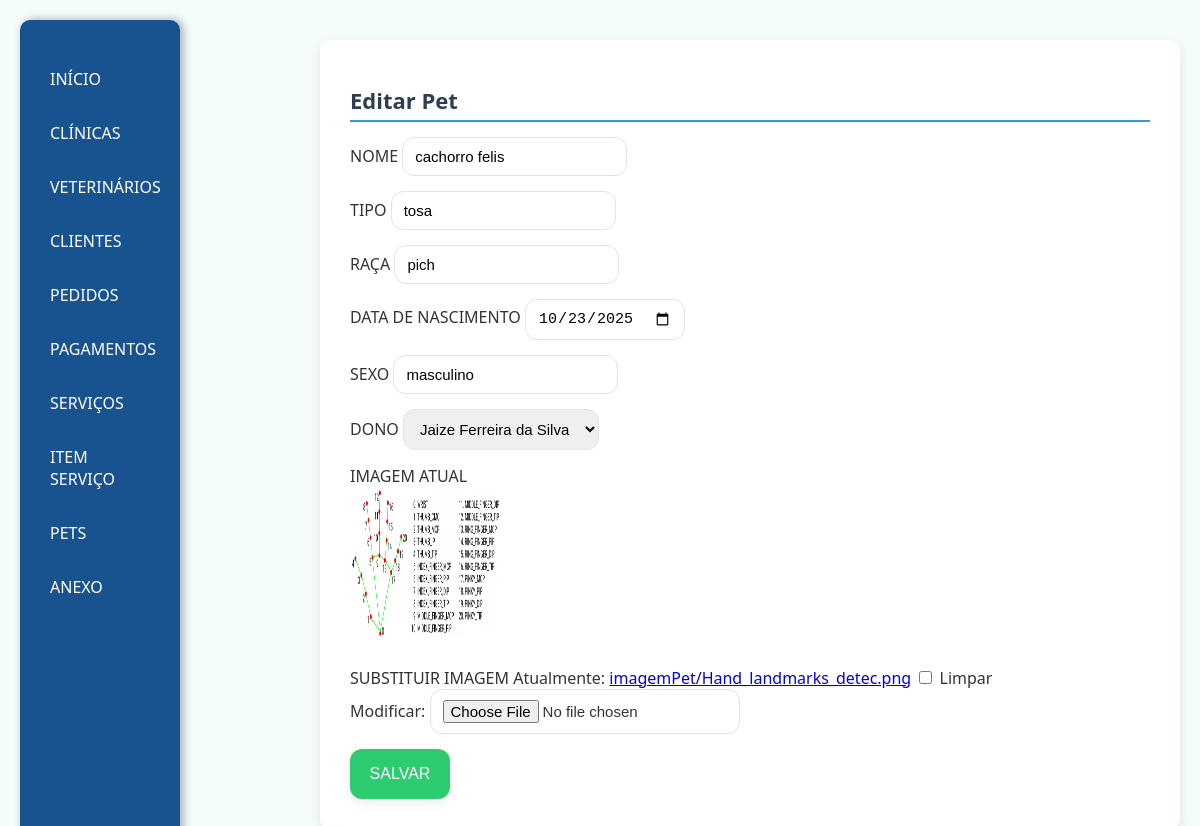
The page /editarPet/3/ on the database its author committed.
### app/models.py (models this page shows, shortened)
class Pet(models.Model):
    nome = models.CharField(max_length=50)
    tipo = models.CharField(max_length=50)
    raca = models.CharField(max_length=50, blank=True)
    dataNascimento = models.DateField(auto_now=False, auto_now_add=False)
    sexo = models.CharField(max_length=50)
    idDono = models.ForeignKey(Cliente, on_delete=models.CASCADE)
    imagemPet = models.ImageField(upload_to='imagemPet', null=True, blank=True)

### app/views.py (the view)
# urls.py: path('editarPet/<int:id>/', views.editarPet, name='editarPet'),
def editarPet(request, id):
    petEditar = get_object_or_404(Pet, pk=id)
    formulario = CadastroPet_MF(request.POST or None, request.FILES or None, instance=petEditar,)
    if formulario.is_valid():
        formulario.save()
        return redirect('pet')
    return render(request, 'pet/editarPet.html', {
        "formulario": formulario,
        "pet": petEditar
    })

### app/forms.py (shortened to what this page needs)
class CadastroPet_MF(forms.ModelForm):
    class Meta:
        model = Pet
        fields = '__all__'
        widgets = {
            "nome": forms.TextInput(attrs={"class": "formulario"}),
            "tipo": forms.TextInput(attrs={"class": "formulario"}),
            "raca": forms.TextInput(attrs={"class": "formulario"}),
            "dataNascimento": forms.DateInput(attrs={"class": "formulario", "type": "date"},  format="%Y-%m-%d"),
            "sexo": forms.TextInput(attrs={"class": "formulario"}),
            "idDono": forms.Select(attrs={"class": "formulario"}),
            "imagemPet": forms.ClearableFileInput(attrs={"class": "formulario"}),
        }

### app/models.py (called while the page is built)
    def __str__(self):
        return self.nome

### app/templates/pet/editarPet.html (shortened to what this page needs)
{% extends 'base.html' %}
{% load static %}
{% block estiloCss %}
<link rel="stylesheet" href="{% static 'css/padrao.css' %}">
{% endblock %}
{% block conteudo %}
<div class="cont">
    <h1>Editar Pet</h1>
    <form method="POST" enctype="multipart/form-data">
        <div>
            <label>NOME</label>
            {{ formulario.nome }}
        </div>
        <div>
            <label>TIPO</label>
            {{ formulario.tipo }}
        </div>
        <div>
            <label>RAÇA</label>
            {{ formulario.raca }}
        </div>
        <div>
            <label>DATA DE NASCIMENTO</label>
            {{ formulario.dataNascimento }}
        </div>
        <div>
            <label>SEXO</label>
            {{ formulario.sexo }}
        </div>
        <div>
            <label>DONO</label>
            {{ formulario.idDono }}
        </div>
         <div>
            <label>IMAGEM ATUAL</label><br>
            {% if pet.imagemPet %}
                <img src="{{ pet.imagemPet.url }}" alt="Imagem do pet" width="150px" height="150px">
            {% else %}
                <p>Nenhuma imagem cadastrada.</p>
            {% endif %}
        </div>
        <div style="margin-top:10px;">
            <label>SUBSTITUIR IMAGEM</label>
            {{ formulario.imagemPet }}
        </div>
        <button type="submit">SALVAR</button>
    </form>
</div>
{% endblock %}

### app/static/css/base.css (style rules this page uses)
body { font-family: 'Segoe UI', sans-serif; background-color: #f4fdfc; margin: 0; padding: 20px; color: #333; display: flex; justify-content: space-between; }
form button { background-color: #2ecc71; color: #fff; border: none; padding: 12px 0; font-size: 16px; font-weight: 500; border-radius: 12px; cursor: pointer; transition: all 0.3s ease; box-shadow: 0 4px 12px rgba(0, 0, 0, 0.08); height: 50px; width: 100px; display: flex; align-items: center; justify-content: center; }

### app/static/css/padrao.css (style rules this page uses)
h1 { font-size: 22px; color: #2c3e50; margin-bottom: 15px; border-bottom: 2px solid #3498db; padding-bottom: 5px; }
form { display: flex; flex-direction: column; gap: 15px; }
form button { background-color: #2ecc71; color: #fff; border: none; padding: 12px 0; font-size: 16px; font-weight: 500; border-radius: 12px; cursor: pointer; transition: all 0.3s ease; box-shadow: 0 4px 12px rgba(0, 0, 0, 0.08); height: 50px; width: 100px; display: flex; align-items: center; justify-content: center; }
form label { font-weight: 500; margin-bottom: 5px; }
form input, form select, form textarea { padding: 10px 12px; border: 1px solid #e0e4e8; border-radius: 12px; font-size: 15px; outline: none; transition: all 0.3s ease; }

### rows shown on the page
Pet: nome "cachorro felis", tipo "tosa", raca "pich", dataNascimento "10/23/2025", sexo "masculino", idDono "Jaize Ferreira da Silva", imagemPet (picture)
